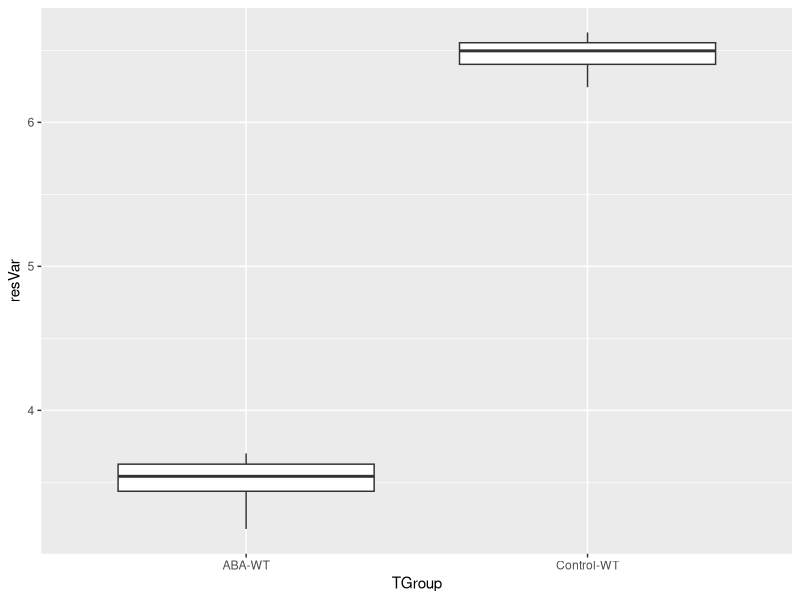
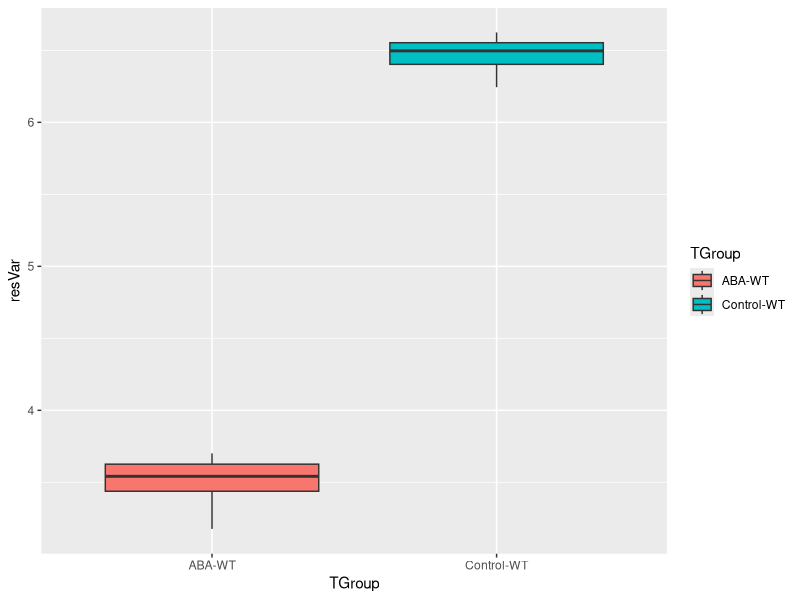
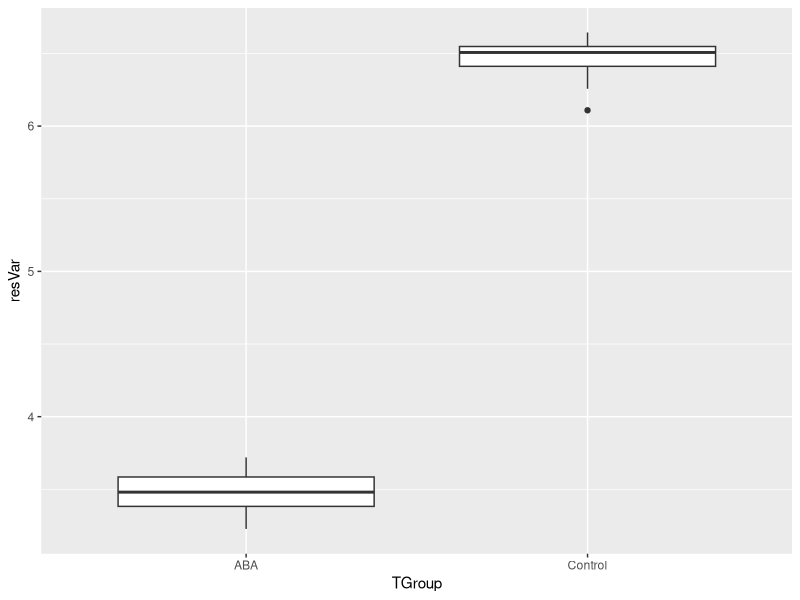
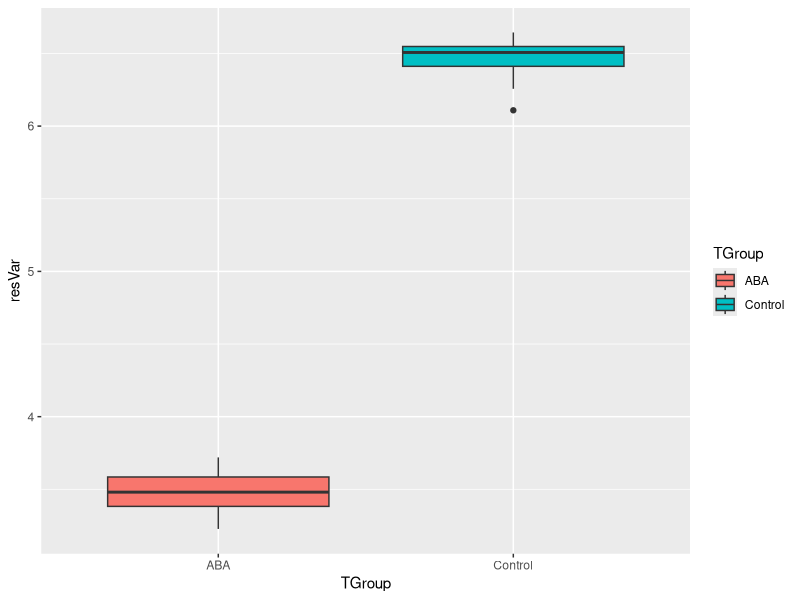
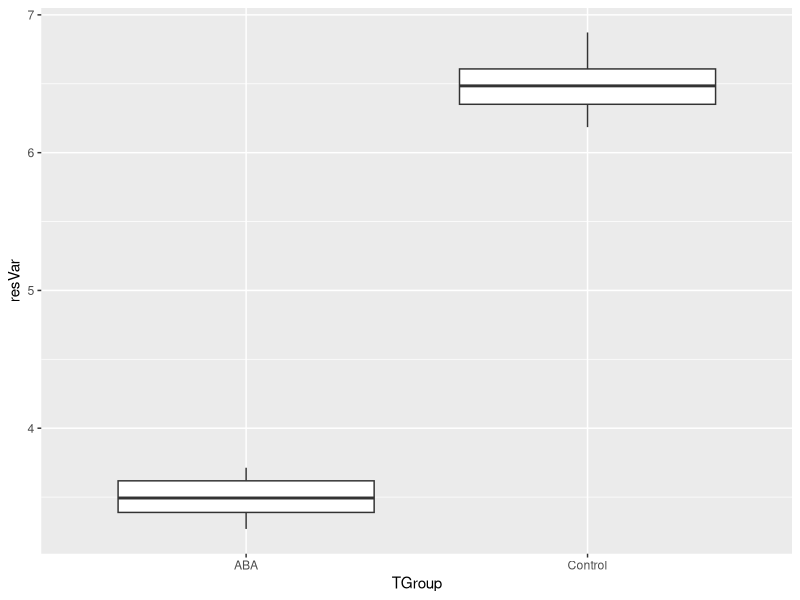
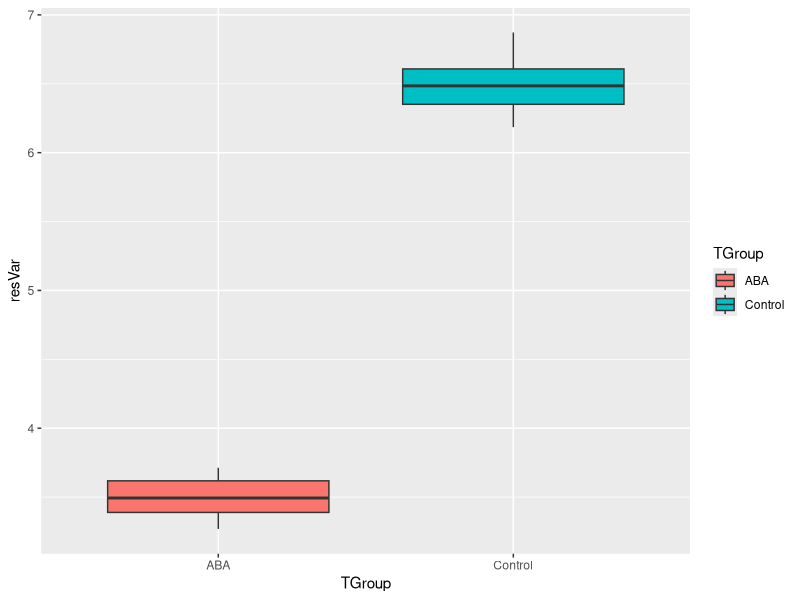
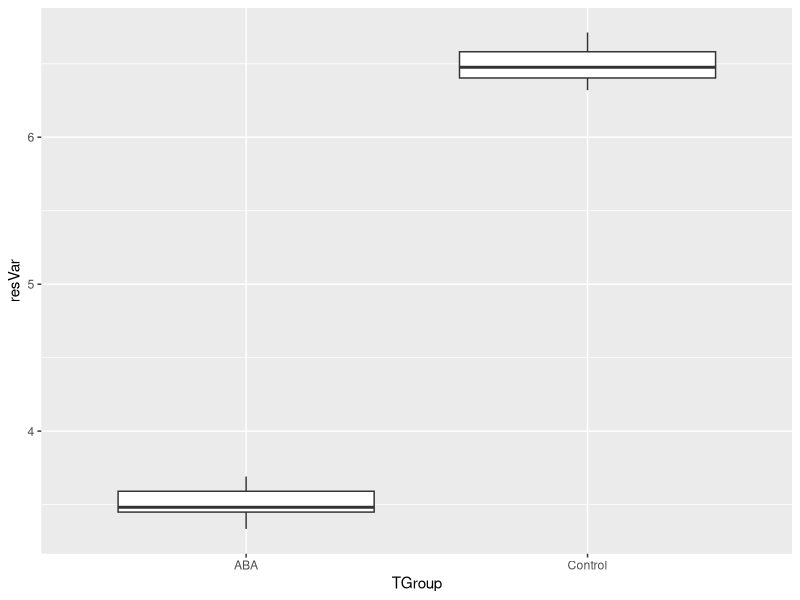
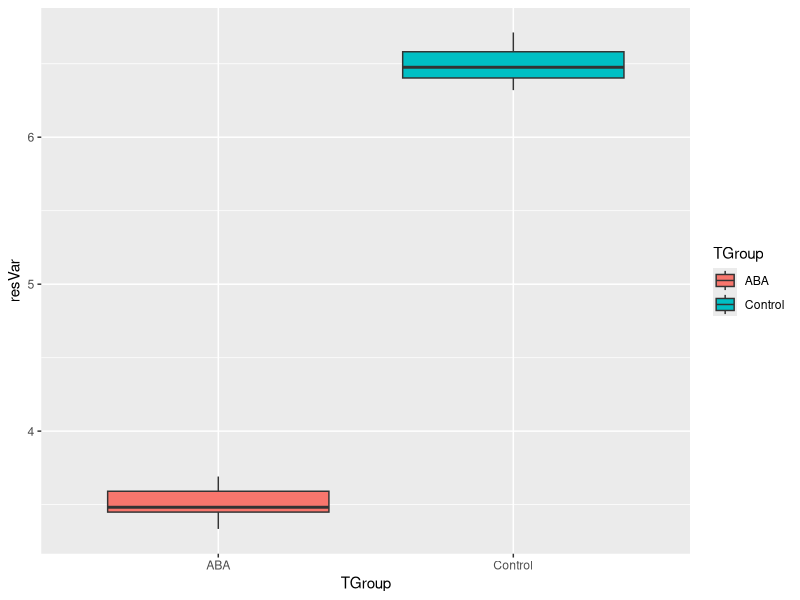

R code for these plots, in order:
## ---- chunk 1
knitr::opts_chunk$set(echo = TRUE)
## ---- chunk 2
#Loading  ggplot2

  library(ggplot2)

#Number of treatment groups 
  nGroup <- 4

#Name of Groups 
  nName <- c("Control-WT", "ABA-WT" )
  
#Number of Observations in each group
  nSize <- c(30, 30)
  
#Mean of each group
  nMean <- c(6.5, 3.5)
  
#Standard Deviation of each group
  nSD <- c(0.125, 0.125)
  
#ID vector for each row
  
  ID <- 1:(sum(nSize))
  resVar <- c(rnorm(n=nSize[1], mean=nMean[1], sd=nSD[1]),
              rnorm(n=nSize[2], mean=nMean[2], sd=nSD[2])) 
             
  TGroup <- rep(nName, nSize)
  ANOdata <- data.frame(ID,TGroup,resVar)
  str(ANOdata)
  
#Plotting ANOVA data
  
  ANOplot <- ggplot(data=ANOdata,aes(x=TGroup, y=resVar, FILL=TGroup)) + 
             geom_boxplot()
  print(ANOplot)

#Modeling ANOVA data

  ANOmodel <- aov(resVar~TGroup, data = ANOdata)
  print(ANOmodel)
  print(summary(ANOmodel))
  z <- summary(ANOmodel)
  aggregate(resVar~TGroup,data=ANOdata,FUN = mean)
  #unlist(z)
  #z
  #unlist(z)[7]
  ANOsum <- list(Fval = unlist(z)[7], 
                 probF = unlist(z)[9])
  ANOsum
  
#Basic ggplot of ANOVA data
  
  ANOPlot <- ggplot(data=ANOdata,
                    aes(x=TGroup,
                        y=resVar,
                        fill=TGroup)) +
           geom_boxplot()
  print(ANOPlot)
# ggsave(filename="Plot2.pdf",plot=ANOPlot,device="pdf")

## ---- chunk 3

#Run number 1 

#Loading  ggplot2

  library(ggplot2)

#Number of treatment groups 
  nGroup <- 2

#Name of Groups 
  nName <- c("Control", "ABA")
  
#Number of Observations in each group
  nSize <- c(30, 30)
  
#Mean of each group
  nMean <- c(6.5, 3.5)
  
#Standard Deviation of each group
  nSD <- c(0.125, 0.125)
  
#ID vector for each row
  
  ID <- 1:(sum(nSize))
  resVar <- c(rnorm(n=nSize[1], mean=nMean[1], sd=nSD[1]),
              rnorm(n=nSize[2], mean=nMean[2], sd=nSD[2]))
  TGroup <- rep(nName, nSize)
  ANOdata <- data.frame(ID,TGroup,resVar)
  str(ANOdata)
  
#Plotting ANOVA data
  
  ANOplot <- ggplot(data=ANOdata,aes(x=TGroup, y=resVar, FILL=TGroup)) + 
             geom_boxplot()
  print(ANOplot)

#Modeling ANOVA data

  ANOmodel <- aov(resVar~TGroup, data = ANOdata)
  print(ANOmodel)
  print(summary(ANOmodel))
  z <- summary(ANOmodel)
  str(z)
  
#Basic ggplot of ANOVA data
  
  ANOPlot <- ggplot(data=ANOdata,aes(x=TGroup,y=resVar,fill=TGroup)) +
           geom_boxplot()
  print(ANOPlot)
# ggsave(filename="Plot2.pdf",plot=ANOPlot,device="pdf")
  
## ---- chunk 4
  #Loading  ggplot2

  library(ggplot2)

#Number of treatment groups 
  nGroup <- 2

#Name of Groups 
  nName <- c("Control", "ABA")
  
#Number of Observations in each group
  nSize <- c(30, 30)
  
#Mean of each group
  nMean <- c(6.5, 3.5)
  
#Standard Deviation of each group
  nSD <- c(0.125, 0.125)
  
#ID vector for each row
  
  ID <- 1:(sum(nSize))
  resVar <- c(rnorm(n=nSize[1], mean=nMean[1], sd=nSD[1]),
              rnorm(n=nSize[2], mean=nMean[2], sd=nSD[2]))
  TGroup <- rep(nName, nSize)
  ANOdata <- data.frame(ID,TGroup,resVar)
  str(ANOdata)
  
#Plotting ANOVA data
  
  ANOplot <- ggplot(data=ANOdata,aes(x=TGroup, y=resVar, FILL=TGroup)) + 
             geom_boxplot()
  print(ANOplot)

#Modeling ANOVA data

  ANOmodel <- aov(resVar~TGroup, data = ANOdata)
  print(ANOmodel)
  print(summary(ANOmodel))
  z <- summary(ANOmodel)
  str(z)
  
#Basic ggplot of ANOVA data
  
  ANOPlot <- ggplot(data=ANOdata,aes(x=TGroup,y=resVar,fill=TGroup)) +
           geom_boxplot()
  print(ANOPlot)
# ggsave(filename="Plot2.pdf",plot=ANOPlot,device="pdf")

## ---- chunk 5

  #Loading  ggplot2

  library(ggplot2)

#Number of treatment groups 
  nGroup <- 2

#Name of Groups 
  nName <- c("Control", "ABA")
  
#Number of Observations in each group
  nSize <- c(30, 30)
  
#Mean of each group
  nMean <- c(6.5, 3.5)
  
#Standard Deviation of each group
  nSD <- c(0.125, 0.125)
  
#ID vector for each row
  
  ID <- 1:(sum(nSize))
  resVar <- c(rnorm(n=nSize[1], mean=nMean[1], sd=nSD[1]),
              rnorm(n=nSize[2], mean=nMean[2], sd=nSD[2]))
  TGroup <- rep(nName, nSize)
  ANOdata <- data.frame(ID,TGroup,resVar)
  str(ANOdata)
  
#Plotting ANOVA data
  
  ANOplot <- ggplot(data=ANOdata,aes(x=TGroup, y=resVar, FILL=TGroup)) + 
             geom_boxplot()
  print(ANOplot)

#Modeling ANOVA data

  ANOmodel <- aov(resVar~TGroup, data = ANOdata)
  print(ANOmodel)
  print(summary(ANOmodel))
  z <- summary(ANOmodel)
  str(z)
  
#Basic ggplot of ANOVA data
  
  ANOPlot <- ggplot(data=ANOdata,aes(x=TGroup,y=resVar,fill=TGroup)) +
           geom_boxplot()
  print(ANOPlot)
# ggsave(filename="Plot2.pdf",plot=ANOPlot,device="pdf")

## ---- chunk 6

#Loading  ggplot2

  library(ggplot2)

#Number of treatment groups 
  nGroup <- 2

#Name of Groups 
  nName <- c("Control", "ABA")
  
#Number of Observations in each group
  nSize <- c(30, 30)
  
#Mean of each group
  nMean <- c(6.5, 5.5)
  
#Standard Deviation of each group
  nSD <- c(0.125, 0.125)
  
#ID vector for each row
  
  ID <- 1:(sum(nSize))
  resVar <- c(rnorm(n=nSize[1], mean=nMean[1], sd=nSD[1]),
              rnorm(n=nSize[2], mean=nMean[2], sd=nSD[2]))
  TGroup <- rep(nName, nSize)
  ANOdata <- data.frame(ID,TGroup,resVar)
  str(ANOdata)
  
#Plotting ANOVA data
  
  ANOplot <- ggplot(data=ANOdata,aes(x=TGroup, y=resVar, FILL=TGroup)) + 
             geom_boxplot()
  print(ANOplot)

#Modeling ANOVA data

  ANOmodel <- aov(resVar~TGroup, data = ANOdata)
  print(ANOmodel)
  print(summary(ANOmodel))
  z <- summary(ANOmodel)
  str(z)
  
#Basic ggplot of ANOVA data
  
  ANOPlot <- ggplot(data=ANOdata,aes(x=TGroup,y=resVar,fill=TGroup)) +
           geom_boxplot()
  print(ANOPlot)
# ggsave(filename="Plot2.pdf",plot=ANOPlot,device="pdf")

## ---- chunk 7

#Loading  ggplot2

  library(ggplot2)

#Number of treatment groups 
  nGroup <- 2

#Name of Groups 
  nName <- c("Control", "ABA")
  
#Number of Observations in each group
  nSize <- c(30, 30)
  
#Mean of each group
  nMean <- c(6.5, 6)
  
#Standard Deviation of each group
  nSD <- c(0.125, 0.125)
  
#ID vector for each row
  
  ID <- 1:(sum(nSize))
  resVar <- c(rnorm(n=nSize[1], mean=nMean[1], sd=nSD[1]),
              rnorm(n=nSize[2], mean=nMean[2], sd=nSD[2]))
  TGroup <- rep(nName, nSize)
  ANOdata <- data.frame(ID,TGroup,resVar)
  str(ANOdata)
  
#Plotting ANOVA data
  
  ANOplot <- ggplot(data=ANOdata,aes(x=TGroup, y=resVar, FILL=TGroup)) + 
             geom_boxplot()
  print(ANOplot)

#Modeling ANOVA data

  ANOmodel <- aov(resVar~TGroup, data = ANOdata)
  print(ANOmodel)
  print(summary(ANOmodel))
  z <- summary(ANOmodel)
  str(z)
  
#Basic ggplot of ANOVA data
  
  ANOPlot <- ggplot(data=ANOdata,aes(x=TGroup,y=resVar,fill=TGroup)) +
           geom_boxplot()
  print(ANOPlot)
# ggsave(filename="Plot2.pdf",plot=ANOPlot,device="pdf")





## ---- chunk 8

#Loading  ggplot2

  library(ggplot2)

#Number of treatment groups 
  nGroup <- 2

#Name of Groups 
  nName <- c("Control", "ABA")
  
#Number of Observations in each group
  nSize <- c(30, 30)
  
#Mean of each group
  nMean <- c(6.5, 6.45)
  
#Standard Deviation of each group
  nSD <- c(0.125, 0.125)
  
#ID vector for each row
  
  ID <- 1:(sum(nSize))
  resVar <- c(rnorm(n=nSize[1], mean=nMean[1], sd=nSD[1]),
              rnorm(n=nSize[2], mean=nMean[2], sd=nSD[2]))
  TGroup <- rep(nName, nSize)
  ANOdata <- data.frame(ID,TGroup,resVar)
  str(ANOdata)
  
#Plotting ANOVA data
  
  ANOplot <- ggplot(data=ANOdata,aes(x=TGroup, y=resVar, FILL=TGroup)) + 
             geom_boxplot()
  print(ANOplot)

#Modeling ANOVA data

  ANOmodel <- aov(resVar~TGroup, data = ANOdata)
  print(ANOmodel)
  print(summary(ANOmodel))
  z <- summary(ANOmodel)
  str(z)
  
#Basic ggplot of ANOVA data
  
  ANOPlot <- ggplot(data=ANOdata,aes(x=TGroup,y=resVar,fill=TGroup)) +
           geom_boxplot()
  print(ANOPlot)
# ggsave(filename="Plot2.pdf",plot=ANOPlot,device="pdf")





## ---- chunk 9

#Loading  ggplot2

  library(ggplot2)

#Number of treatment groups 
  nGroup <- 2

#Name of Groups 
  nName <- c("Control", "ABA")
  
#Number of Observations in each group
  nSize <- c(30, 30)
  
#Mean of each group
  nMean <- c(6.5, 6.44)
  
#Standard Deviation of each group
  nSD <- c(0.125, 0.125)
  
#ID vector for each row
  
  ID <- 1:(sum(nSize))
  resVar <- c(rnorm(n=nSize[1], mean=nMean[1], sd=nSD[1]),
              rnorm(n=nSize[2], mean=nMean[2], sd=nSD[2]))
  TGroup <- rep(nName, nSize)
  ANOdata <- data.frame(ID,TGroup,resVar)
  str(ANOdata)
  
#Plotting ANOVA data
  
  ANOplot <- ggplot(data=ANOdata,aes(x=TGroup, y=resVar, FILL=TGroup)) + 
             geom_boxplot()
  print(ANOplot)

#Modeling ANOVA data

  ANOmodel <- aov(resVar~TGroup, data = ANOdata)
  print(ANOmodel)
  print(summary(ANOmodel))
  z <- summary(ANOmodel)
  str(z)
  
#Basic ggplot of ANOVA data
  
  ANOPlot <- ggplot(data=ANOdata,aes(x=TGroup,y=resVar,fill=TGroup)) +
           geom_boxplot()
  print(ANOPlot)
# ggsave(filename="Plot2.pdf",plot=ANOPlot,device="pdf")





## ---- chunk 10

#Loading  ggplot2

  library(ggplot2)

#Number of treatment groups 
  nGroup <- 2

#Name of Groups 
  nName <- c("Control", "ABA")
  
#Number of Observations in each group
  nSize <- c(50, 50)
  
#Mean of each group
  nMean <- c(6.5, 6.44)
  
#Standard Deviation of each group
  nSD <- c(0.125, 0.125)
  
#ID vector for each row
  
  ID <- 1:(sum(nSize))
  resVar <- c(rnorm(n=nSize[1], mean=nMean[1], sd=nSD[1]),
              rnorm(n=nSize[2], mean=nMean[2], sd=nSD[2]))
  TGroup <- rep(nName, nSize)
  ANOdata <- data.frame(ID,TGroup,resVar)
  str(ANOdata)
  
#Plotting ANOVA data
  
  ANOplot <- ggplot(data=ANOdata,aes(x=TGroup, y=resVar, FILL=TGroup)) + 
             geom_boxplot()
  print(ANOplot)

#Modeling ANOVA data

  ANOmodel <- aov(resVar~TGroup, data = ANOdata)
  print(ANOmodel)
  print(summary(ANOmodel))
  z <- summary(ANOmodel)
  str(z)
  
#Basic ggplot of ANOVA data
  
  ANOPlot <- ggplot(data=ANOdata,aes(x=TGroup,y=resVar,fill=TGroup)) +
           geom_boxplot()
  print(ANOPlot)
# ggsave(filename="Plot2.pdf",plot=ANOPlot,device="pdf")



## ---- chunk 11

#Loading  ggplot2

  library(ggplot2)

#Number of treatment groups 
  nGroup <- 2

#Name of Groups 
  nName <- c("Control", "ABA")
  
#Number of Observations in each group
  nSize <- c(40, 40)
  
#Mean of each group
  nMean <- c(6.5, 6.44)
  
#Standard Deviation of each group
  nSD <- c(0.125, 0.125)
  
#ID vector for each row
  
  ID <- 1:(sum(nSize))
  resVar <- c(rnorm(n=nSize[1], mean=nMean[1], sd=nSD[1]),
              rnorm(n=nSize[2], mean=nMean[2], sd=nSD[2]))
  TGroup <- rep(nName, nSize)
  ANOdata <- data.frame(ID,TGroup,resVar)
  str(ANOdata)
  
#Plotting ANOVA data
  
  ANOplot <- ggplot(data=ANOdata,aes(x=TGroup, y=resVar, FILL=TGroup)) + 
             geom_boxplot()
  print(ANOplot)

#Modeling ANOVA data

  ANOmodel <- aov(resVar~TGroup, data = ANOdata)
  print(ANOmodel)
  print(summary(ANOmodel))
  z <- summary(ANOmodel)
  str(z)
  
#Basic ggplot of ANOVA data
  
  ANOPlot <- ggplot(data=ANOdata,aes(x=TGroup,y=resVar,fill=TGroup)) +
           geom_boxplot()
  print(ANOPlot)
# ggsave(filename="Plot2.pdf",plot=ANOPlot,device="pdf")



## ---- chunk 12

#Loading  ggplot2

  library(ggplot2)

#Number of treatment groups 
  nGroup <- 2

#Name of Groups 
  nName <- c("Control", "ABA")
  
#Number of Observations in each group
  nSize <- c(35, 35)
  
#Mean of each group
  nMean <- c(6.5, 6.44)
  
#Standard Deviation of each group
  nSD <- c(0.125, 0.125)
  
#ID vector for each row
  
  ID <- 1:(sum(nSize))
  resVar <- c(rnorm(n=nSize[1], mean=nMean[1], sd=nSD[1]),
              rnorm(n=nSize[2], mean=nMean[2], sd=nSD[2]))
  TGroup <- rep(nName, nSize)
  ANOdata <- data.frame(ID,TGroup,resVar)
  str(ANOdata)
  
#Plotting ANOVA data
  
  ANOplot <- ggplot(data=ANOdata,aes(x=TGroup, y=resVar, FILL=TGroup)) + 
             geom_boxplot()
  print(ANOplot)

#Modeling ANOVA data

  ANOmodel <- aov(resVar~TGroup, data = ANOdata)
  print(ANOmodel)
  print(summary(ANOmodel))
  z <- summary(ANOmodel)
  str(z)
  
#Basic ggplot of ANOVA data
  
  ANOPlot <- ggplot(data=ANOdata,aes(x=TGroup,y=resVar,fill=TGroup)) +
           geom_boxplot()
  print(ANOPlot)
# ggsave(filename="Plot2.pdf",plot=ANOPlot,device="pdf")



## ---- chunk 13

#Loading  ggplot2

  library(ggplot2)

#Number of treatment groups 
  nGroup <- 2

#Name of Groups 
  nName <- c("Control", "ABA")
  
#Number of Observations in each group
  nSize <- c(37, 37)
  
#Mean of each group
  nMean <- c(6.5, 6.44)
  
#Standard Deviation of each group
  nSD <- c(0.125, 0.125)
  
#ID vector for each row
  
  ID <- 1:(sum(nSize))
  resVar <- c(rnorm(n=nSize[1], mean=nMean[1], sd=nSD[1]),
              rnorm(n=nSize[2], mean=nMean[2], sd=nSD[2]))
  TGroup <- rep(nName, nSize)
  ANOdata <- data.frame(ID,TGroup,resVar)
  str(ANOdata)
  
#Plotting ANOVA data
  
  ANOplot <- ggplot(data=ANOdata,aes(x=TGroup, y=resVar, FILL=TGroup)) + 
             geom_boxplot()
  print(ANOplot)

#Modeling ANOVA data

  ANOmodel <- aov(resVar~TGroup, data = ANOdata)
  print(ANOmodel)
  print(summary(ANOmodel))
  z <- summary(ANOmodel)
  str(z)
  
#Basic ggplot of ANOVA data
  
  ANOPlot <- ggplot(data=ANOdata,aes(x=TGroup,y=resVar,fill=TGroup)) +
           geom_boxplot()
  print(ANOPlot)
# ggsave(filename="Plot2.pdf",plot=ANOPlot,device="pdf")



## ---- chunk 14

#Loading  ggplot2

  library(ggplot2)

#Number of treatment groups 
  nGroup <- 2

#Name of Groups 
  nName <- c("Control", "ABA")
  
#Number of Observations in each group
  nSize <- c(36, 36)
  
#Mean of each group
  nMean <- c(6.5, 6.44)
  
#Standard Deviation of each group
  nSD <- c(0.125, 0.125)
  
#ID vector for each row
  
  ID <- 1:(sum(nSize))
  resVar <- c(rnorm(n=nSize[1], mean=nMean[1], sd=nSD[1]),
              rnorm(n=nSize[2], mean=nMean[2], sd=nSD[2]))
  TGroup <- rep(nName, nSize)
  ANOdata <- data.frame(ID,TGroup,resVar)
  str(ANOdata)
  
#Plotting ANOVA data
  
  ANOplot <- ggplot(data=ANOdata,aes(x=TGroup, y=resVar, FILL=TGroup)) + 
             geom_boxplot()
  print(ANOplot)

#Modeling ANOVA data

  ANOmodel <- aov(resVar~TGroup, data = ANOdata)
  print(ANOmodel)
  print(summary(ANOmodel))
  z <- summary(ANOmodel)
  str(z)
  
#Basic ggplot of ANOVA data
  
  ANOPlot <- ggplot(data=ANOdata,aes(x=TGroup,y=resVar,fill=TGroup)) +
           geom_boxplot()
  print(ANOPlot)
# ggsave(filename="Plot2.pdf",plot=ANOPlot,device="pdf")



## ---- chunk 15

#Loading  ggplot2

  library(ggplot2)

#Number of treatment groups 
  nGroup <- 2

#Name of Groups 
  nName <- c("Control", "ABA")
  
#Number of Observations in each group
  nSize <- c(37, 37)
  
#Mean of each group
  nMean <- c(6.5, 6.44)
  
#Standard Deviation of each group
  nSD <- c(0.125, 0.125)

#ID vector for each row
  
  ID <- 1:(sum(nSize))
  resVar <- c(rnorm(n=nSize[1], mean=nMean[1], sd=nSD[1]),
              rnorm(n=nSize[2], mean=nMean[2], sd=nSD[2]))
  TGroup <- rep(nName, nSize)
  ANOdata <- data.frame(ID,TGroup,resVar)
  str(ANOdata)
  
#Plotting ANOVA data
  
  ANOplot <- ggplot(data=ANOdata,aes(x=TGroup, y=resVar, FILL=TGroup)) + 
             geom_boxplot()
  print(ANOplot)

#Modeling ANOVA data

  ANOmodel <- aov(resVar~TGroup, data = ANOdata)
  print(ANOmodel)
  print(summary(ANOmodel))
  z <- summary(ANOmodel)
  str(z)
  
#Basic ggplot of ANOVA data
  
  ANOPlot <- ggplot(data=ANOdata,aes(x=TGroup,y=resVar,fill=TGroup)) +
           geom_boxplot()
  print(ANOPlot)
# ggsave(filename="Plot2.pdf",plot=ANOPlot,device="pdf")



## ---- chunk 16

#Loading  ggplot2

  library(ggplot2)

#Number of treatment groups 
  nGroup <- 2

#Name of Groups 
  nName <- c("Control", "ABA")
  
#Number of Observations in each group
  nSize <- c(37, 37)
  
#Mean of each group
  nMean <- c(6.5, 6.44)
  
#Standard Deviation of each group
  nSD <- c(0.125, 0.125)

#ID vector for each row
  
  ID <- 1:(sum(nSize))
  resVar <- c(rnorm(n=nSize[1], mean=nMean[1], sd=nSD[1]),
              rnorm(n=nSize[2], mean=nMean[2], sd=nSD[2]))
  TGroup <- rep(nName, nSize)
  ANOdata <- data.frame(ID,TGroup,resVar)
  str(ANOdata)
  
#Plotting ANOVA data
  
  ANOplot <- ggplot(data=ANOdata,aes(x=TGroup, y=resVar, FILL=TGroup)) + 
             geom_boxplot()
  print(ANOplot)

#Modeling ANOVA data

  ANOmodel <- aov(resVar~TGroup, data = ANOdata)
  print(ANOmodel)
  print(summary(ANOmodel))
  z <- summary(ANOmodel)
  str(z)
  
#Basic ggplot of ANOVA data
  
  ANOPlot <- ggplot(data=ANOdata,aes(x=TGroup,y=resVar,fill=TGroup)) +
           geom_boxplot()
  print(ANOPlot)
# ggsave(filename="Plot2.pdf",plot=ANOPlot,device="pdf")



## ---- chunk 17

#Loading  ggplot2

  library(ggplot2)

#Number of treatment groups 
  nGroup <- 2

#Name of Groups 
  nName <- c("Control", "ABA")
  
#Number of Observations in each group
  nSize <- c(37, 37)
  
#Mean of each group
  nMean <- c(6.5, 6.44)
  
#Standard Deviation of each group
  nSD <- c(0.125, 0.125)

#ID vector for each row
  
  ID <- 1:(sum(nSize))
  resVar <- c(rnorm(n=nSize[1], mean=nMean[1], sd=nSD[1]),
              rnorm(n=nSize[2], mean=nMean[2], sd=nSD[2]))
  TGroup <- rep(nName, nSize)
  ANOdata <- data.frame(ID,TGroup,resVar)
  str(ANOdata)
  
#Plotting ANOVA data
  
  ANOplot <- ggplot(data=ANOdata,aes(x=TGroup, y=resVar, FILL=TGroup)) + 
             geom_boxplot()
  print(ANOplot)

#Modeling ANOVA data

  ANOmodel <- aov(resVar~TGroup, data = ANOdata)
  print(ANOmodel)
  print(summary(ANOmodel))
  z <- summary(ANOmodel)
  str(z)
  
#Basic ggplot of ANOVA data
  
  ANOPlot <- ggplot(data=ANOdata,aes(x=TGroup,y=resVar,fill=TGroup)) +
           geom_boxplot()
  print(ANOPlot)
# ggsave(filename="Plot2.pdf",plot=ANOPlot,device="pdf")



